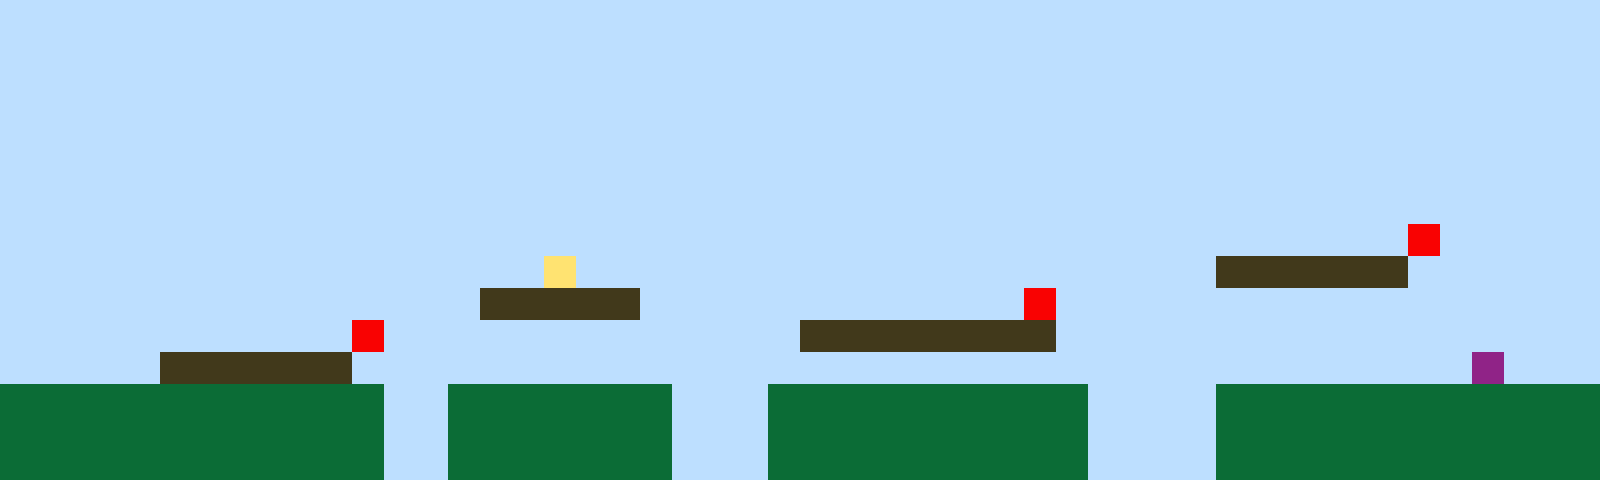

This game map was drawn from its Tiled (.tmx) file and the tilesets committed beside it. A one-line description and the full map source follow:
An orthogonal 50x15 tile map with 32x32 px tiles, 1 tile layer (Tile Layer 1).

<map version="1.10" tiledversion="1.11.2" orientation="orthogonal" renderorder="right-up" width="50" height="15" tilewidth="32" tileheight="32" infinite="0" nextlayerid="2" nextobjectid="1"><editorsettings><export target="map1.csv" format="csv" /></editorsettings><tileset firstgid="1" name="sprites" tilewidth="32" tileheight="32" tilecount="6" columns="3"><image source="sprites.png" width="96" height="64" /></tileset><layer id="1" name="Tile Layer 1" width="50" height="15"><data encoding="csv">1,1,1,1,1,1,1,1,1,1,1,1,1,1,1,1,1,1,1,1,1,1,1,1,1,1,1,1,1,1,1,1,1,1,1,1,1,1,1,1,1,1,1,1,1,1,1,1,1,1,1,1,1,1,1,1,1,1,1,1,1,1,1,1,1,1,1,1,1,1,1,1,1,1,1,1,1,1,1,1,1,1,1,1,1,1,1,1,1,1,1,1,1,1,1,1,1,1,1,1,1,1,1,1,1,1,1,1,1,1,1,1,1,1,1,1,1,1,1,1,1,1,1,1,1,1,1,1,1,1,1,1,1,1,1,1,1,1,1,1,1,1,1,1,1,1,1,1,1,1,1,1,1,1,1,1,1,1,1,1,1,1,1,1,1,1,1,1,1,1,1,1,1,1,1,1,1,1,1,1,1,1,1,1,1,1,1,1,1,1,1,1,1,1,1,1,1,1,1,1,1,1,1,1,1,1,1,1,1,1,1,1,1,1,1,1,1,1,1,1,1,1,1,1,1,1,1,1,1,1,1,1,1,1,1,1,1,1,1,1,1,1,1,1,1,1,1,1,1,1,1,1,1,1,1,1,1,1,1,1,1,1,1,1,1,1,1,1,1,1,1,1,1,1,1,1,1,1,1,1,1,1,1,1,1,1,1,1,1,1,1,1,1,1,1,1,1,1,1,1,1,1,1,1,1,1,1,1,1,1,1,1,1,1,1,1,1,1,1,1,1,1,1,1,1,1,1,1,1,1,1,1,1,1,1,1,1,1,1,1,1,1,1,1,1,1,1,1,1,1,1,1,1,1,1,1,1,1,1,1,1,1,1,1,1,1,1,1,1,1,1,1,1,1,1,1,1,1,1,1,1,1,1,1,1,1,1,1,1,1,1,1,1,1,5,1,1,1,1,1,1,1,1,1,1,1,1,1,1,1,1,1,1,1,1,1,1,4,1,1,1,1,1,1,1,1,1,1,1,1,1,1,1,1,1,1,1,1,3,3,3,3,3,3,1,1,1,1,1,1,1,1,1,1,1,1,1,1,1,1,1,1,1,1,1,3,3,3,3,3,1,1,1,1,1,1,1,1,1,1,1,1,5,1,1,1,1,1,1,1,1,1,1,1,1,1,1,1,1,1,1,1,1,1,1,1,1,1,1,1,1,5,1,1,1,1,1,1,1,1,1,1,1,1,1,3,3,3,3,3,3,3,3,1,1,1,1,1,1,1,1,1,1,1,1,1,1,1,1,1,1,1,1,1,1,3,3,3,3,3,3,1,1,1,1,1,1,1,1,1,1,1,1,1,1,1,1,1,1,1,1,1,1,1,1,1,1,1,1,1,1,1,1,1,1,1,6,1,1,1,2,2,2,2,2,2,2,2,2,2,2,2,1,1,2,2,2,2,2,2,2,1,1,1,2,2,2,2,2,2,2,2,2,2,1,1,1,1,2,2,2,2,2,2,2,2,2,2,2,2,2,2,2,2,2,2,2,2,2,2,2,2,1,1,2,2,2,2,2,2,2,1,1,1,2,2,2,2,2,2,2,2,2,2,1,1,1,1,2,2,2,2,2,2,2,2,2,2,2,2,2,2,2,2,2,2,2,2,2,2,2,2,1,1,2,2,2,2,2,2,2,1,1,1,2,2,2,2,2,2,2,2,2,2,1,1,1,1,2,2,2,2,2,2,2,2,2,2,2,2</data></layer></map>
